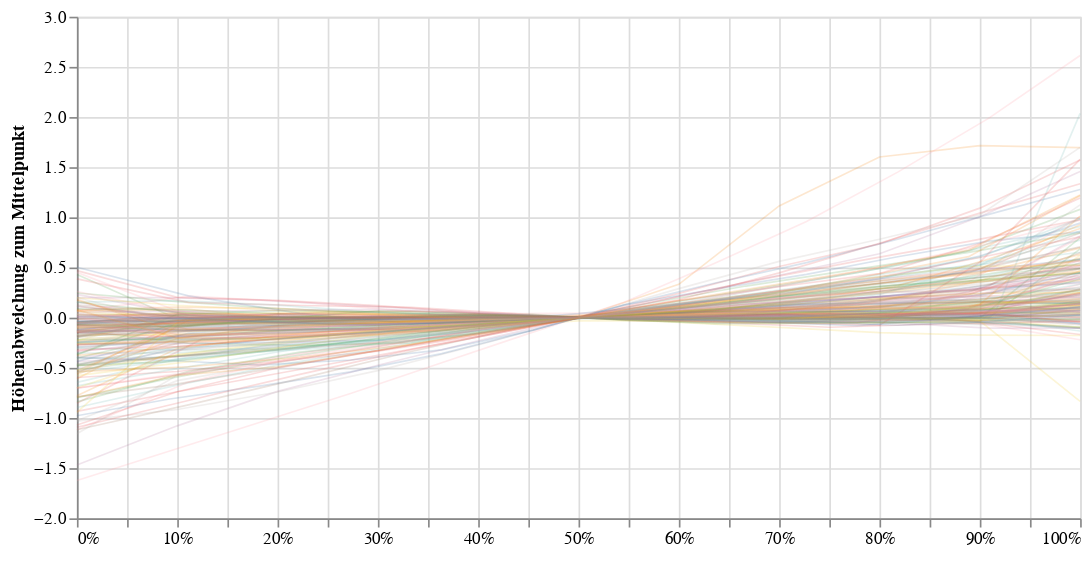

The notebook cell this image was saved under:
### Code cell
import altair as alt

source=sporti_height_profile[:2000]

#single_nearest = alt.selection(type='single', nearest=True, on='mouseover',
#                        fields=['x'], empty='none')
#single_nearest = alt.selection_single(on='mouseover', nearest=True)
single_nearest = alt.selection_single(on='mouseover', empty='none')

#opacity=alt.condition(single_nearest, alt.value(0.5), alt.value(0.1))

#chrt=alt.Chart(test[:5000]).mark_line(point=True, opacity=0.3).encode(
chrt=alt.Chart(source).mark_line(opacity=0.3, size=1).encode(

    #x='count_rel:Q',
    x=alt.X('count_rel:Q', axis=alt.Axis(title=' ', format='%') ),
    y=alt.Y('height_profile_diff:Q', axis=alt.Axis(title='Höhenabweichnug zum Mittelpunkt') ),
    #y='height_profile_diff:Q',
    opacity=alt.condition(single_nearest, alt.value(1), alt.value(0.2)),
    size=alt.condition(single_nearest, alt.value(3), alt.value(1)),
    color=alt.Color('index:N', legend=None),
    #tooltip=['index'],
    #href=alt.value('www.spiegel.de')
    #color='osm_id'
).add_selection(
    single_nearest
).properties(width=600)

chrt

### Figure 1 — Vega-Lite specification as saved in the notebook (floating-point values rounded to 4 significant figures; data arrays with more than 128 entries replaced by an {"elided": "..."} marker saying what was removed)
{"config": {"view": {"continuousWidth": 400, "continuousHeight": 300}}, "data": {"name": "data-926538748f8a0ed64db18c314da4bb26"}, "mark": {"type": "line", "opacity": 0.3, "size": 1}, "encoding": {"color": {"type": "nominal", "field": "index", "legend": null}, "opacity": {"condition": {"value": 1, "selection": "selector052"}, "value": 0.2}, "size": {"condition": {"value": 3, "selection": "selector052"}, "value": 1}, "x": {"type": "quantitative", "axis": {"format": "%", "title": " "}, "field": "count_rel"}, "y": {"type": "quantitative", "axis": {"title": "Höhenabweichnug zum Mittelpunkt"}, "field": "height_profile_diff"}}, "selection": {"selector052": {"type": "single", "on": "mouseover", "empty": "none"}}, "width": 600, "$schema": "https://vega.github.io/schema/vega-lite/v4.0.0.json", "datasets": {"data-926538748f8a0ed64db18c314da4bb26": {"elided": "2000 records"}}}
